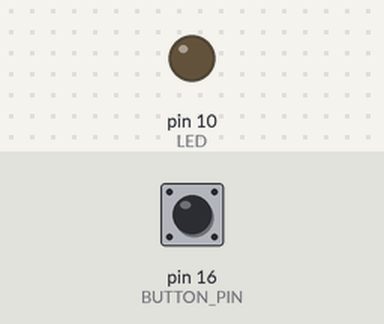
Simulated run of this sketch. Board: Arduino Uno, built with avr-gcc and run on an emulated ATmega328P. On the bench: output pins drawn as LEDs (lit = HIGH). Inputs (shaded band) come from the test bench; at power-on: pin 16 (BUTTON_PIN) LOW. What the sketch prints to the serial monitor is not drawn.

Above: at 1.2 s.
1.3 s: pin 16 (BUTTON_PIN) pulled HIGH for 0.15 s
At 2.6 s:
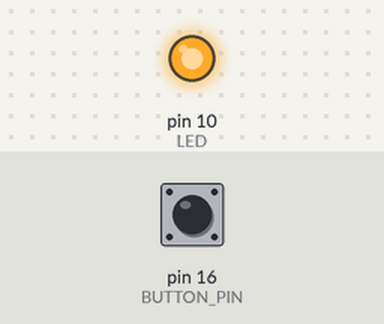
Timing chart, 0 to 4.4 s (numbered marks = the images above; inputs shaded):
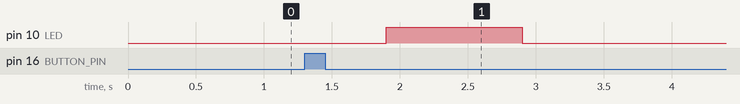

The sketch:

Keys.ino
```cpp
#define KEYPAD_0 234
#define KEYPAD_1 225
#define KEYPAD_2 226
#define KEYPAD_3 227
#define KEYPAD_4 228
#define KEYPAD_5 229
#define KEYPAD_6 230
#define KEYPAD_7 231
#define KEYPAD_8 232
#define KEYPAD_9 233
#define KEYPAD_ASTERIX 221
#define KEYPAD_ENTER 224
#define KEYPAD_MINUS 222
#define KEYPAD_PERIOD 235
#define KEYPAD_PLUS 223
#define KEYPAD_SLASH 220
#define KEY_BACKSLASH 185
#define KEY_BACKSPACE 178
#define KEY_CAPS_LOCK 193
#define KEY_COMMA 190
#define KEY_DELETE 212
#define KEY_DOWN 217
#define KEY_END 213
#define KEY_ENTER 176
#define KEY_EQUAL 182
#define KEY_ESC 177

#define KEY_F1 194
#define KEY_F2 195
#define KEY_F3 196
#define KEY_F4 197
#define KEY_F5 198
#define KEY_F6 199
#define KEY_F7 200
#define KEY_F8 201
#define KEY_F9 202
#define KEY_F10 203
#define KEY_F11 204
#define KEY_F12 205
#define KEY_F13 240
#define KEY_F14 241
#define KEY_F15 242
#define KEY_F16 243
#define KEY_F17 244
#define KEY_F18 245
#define KEY_F19 246
#define KEY_F20 247
#define KEY_F21 248
#define KEY_F22 249
#define KEY_F23 250
#define KEY_F24 251

#define KEY_HOME 210
#define KEY_INSERT 209
#define KEY_LEFT 216
#define KEY_LEFT_BRACE 183
#define KEY_MENU 237
#define KEY_MINUS 181
#define KEY_NON_US_NUM 186
#define KEY_NUM_LOCK 219
#define KEY_PAGE_DOWN 214
#define KEY_PAGE_UP 211
#define KEY_PAUSE 208
#define KEY_PERIOD 191
#define KEY_PRINTSCREEN 206
#define KEY_QUOTE 188
#define KEY_RIGHT 215
#define KEY_RIGHT_BRACE 184
#define KEY_SCROLL_LOCK 207
#define KEY_SEMICOLON 187
#define KEY_SLASH 192
#define KEY_SPACE 180
#define KEY_TAB 179
#define KEY_TILDE 189
#define KEY_UP 218
```

Blink_buttons2.ino
```cpp
#include <OneButton.h>

#define BUTTON_PIN 16

#define LED 10
 OneButton btn = OneButton(
  BUTTON_PIN,  // Input pin for the button
  false,       // Button is active high
  false        // Disable internal pull-up resistor
);


// the setup function runs once when you press reset or power the board
void setup() {

Serial.begin(9600);

btn.attachClick(doclick);
btn.attachDoubleClick(doubleclick);
pinMode(LED, OUTPUT);
}

// the loop function runs over and over again forever
void loop() {

  btn.tick();


}


void doubleclick()
{
  digitalWrite(LED, HIGH); // sets the digital pin 13 on
  delay(1000);            // waits for a second
  digitalWrite(LED, LOW);  // sets the digital pin 13 off
  delay(1000);            // waits for a second

}

void doclick()
{
  digitalWrite(LED, HIGH); // sets the digital pin 13 on
  delay(1000);            // waits for a second
  digitalWrite(LED, LOW);  // sets the digital pin 13 off
  delay(1000);            // waits for a

  Serial.print("1 click Hello world.");
  delay(100);
}
```

Measured:
- after the input at 1.3 s, pin 10 (LED): LOW → HIGH after 0.60 s, → LOW 1.0 s later
